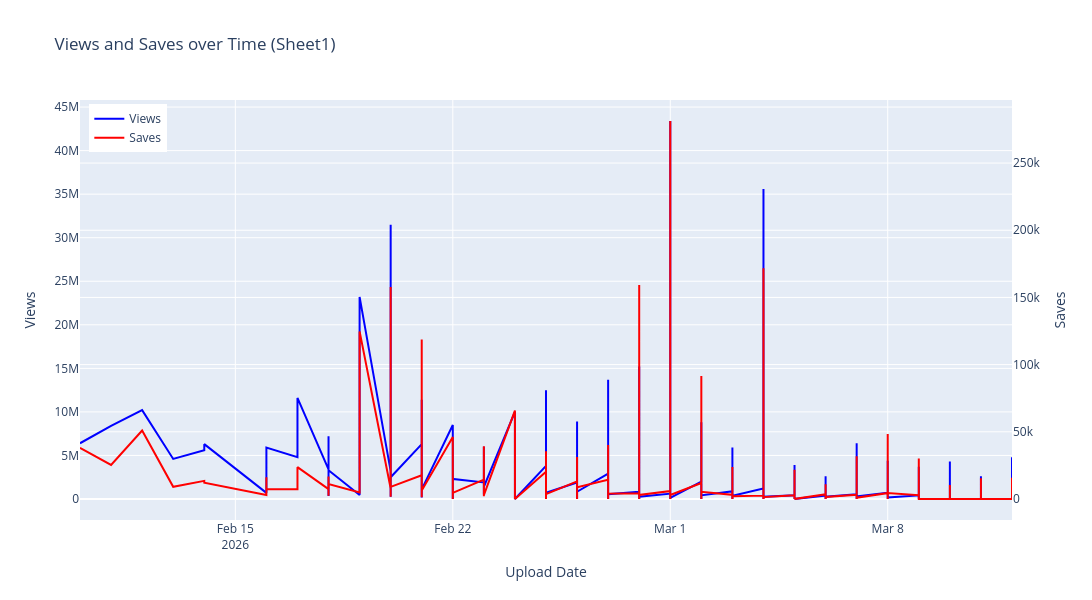

Write notebook code for a chart like this one.
### Code cell
# Plot views and saves over time with dual y-axes and video link in hover
plot_df = analysis_df.copy()

fig = go.Figure()

fig.add_trace(
    go.Scatter(
        x=plot_df['upload_date'],
        y=plot_df['views'],
        name='Views',
        yaxis='y',
        line=dict(color='blue'),
        customdata=plot_df[['video_link']],
        hovertemplate='Upload Date: %{x|%Y-%m-%d}<br>Views: %{y:,}<br>Video: %{customdata[0]}<extra></extra>',
    )
)

fig.add_trace(
    go.Scatter(
        x=plot_df['upload_date'],
        y=plot_df['saves'],
        name='Saves',
        yaxis='y2',
        line=dict(color='red'),
        customdata=plot_df[['video_link']],
        hovertemplate='Upload Date: %{x|%Y-%m-%d}<br>Saves: %{y:,}<br>Video: %{customdata[0]}<extra></extra>',
    )
)

fig.update_layout(
    title=f'Views and Saves over Time ({selected_tab_title})',
    xaxis_title='Upload Date',
    yaxis=dict(title='Views', side='left'),
    yaxis2=dict(title='Saves', overlaying='y', side='right'),
    legend=dict(x=0.01, y=0.99),
    hovermode='x unified',
    width=1200,
    height=600,
)

fig.show()

### Figure 1 — Plotly figure (JSON) as saved in the notebook; plotly's stock layout.template omitted (floating-point values rounded to 4 significant figures; data arrays with more than 128 entries replaced by an {"elided": "..."} marker saying what was removed)
{"data": [{"customdata": {"elided": "1066x1 str values"}, "hovertemplate": "Upload Date: %{x|%Y-%m-%d}<br>Views: %{y:,}<br>Video: %{customdata[0]}<extra></extra>", "line": {"color": "blue"}, "name": "Views", "type": "scatter", "x": {"elided": "1066 str values"}, "y": {"elided": "1066 int values"}, "yaxis": "y"}, {"customdata": {"elided": "1066x1 str values"}, "hovertemplate": "Upload Date: %{x|%Y-%m-%d}<br>Saves: %{y:,}<br>Video: %{customdata[0]}<extra></extra>", "line": {"color": "red"}, "name": "Saves", "type": "scatter", "x": {"elided": "1066 str values"}, "y": {"elided": "1066 int values"}, "yaxis": "y2"}], "layout": {"height": 600, "hovermode": "x unified", "legend": {"x": 0.01, "y": 0.99}, "title": {"text": "Views and Saves over Time (Sheet1)"}, "width": 1200, "xaxis": {"title": {"text": "Upload Date"}}, "yaxis": {"side": "left", "title": {"text": "Views"}}, "yaxis2": {"overlaying": "y", "side": "right", "title": {"text": "Saves"}}}}
